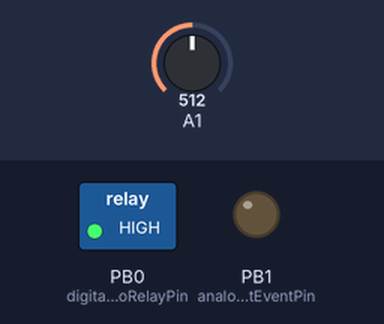
Recording of a program running on a simulated ATtiny85, built with avr-gcc and run on an emulated ATtiny85. Parts: switched loads named in the program (green lamp = pin HIGH), output pins drawn as LEDs (lit = HIGH). The test bench sets the inputs (shaded band); at power-on: A1 = 512.

Above: at 4.8 s.
4.9 s: A1 set to 710
At 5.8 s:
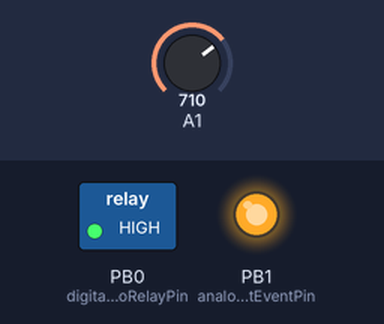
Timing chart, 0 to 7.9 s (numbered marks = the images above; inputs shaded):
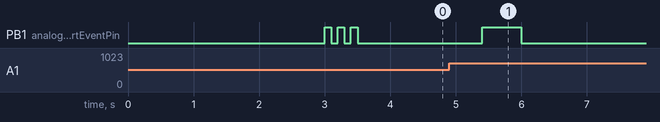

The program:

main.cpp
```cpp
// (licence header left out)
// cppcheck-suppress missingIncludeSystem
#include <Arduino.h>

const int analogReadShortEventPin = 1;
const int digitalSignalPinToRelayPin = 0;
const int ledPin = LED_BUILTIN;
const int analogReadThreshold = 700; //max 1023 = 5V
const int analogReadDivider = 100;

const unsigned long hikvisionPowerLossDelay = 3000; //README.md 1)
const unsigned long acceptNextCommandTime = 8000;
const unsigned long shortRelayTime = 500; // time range for Nice Roubus600 0.4-0.8s
const unsigned long debounceDelay = 500;  // the debounce time; increase if the output flickers
const unsigned long blinkRelayTriggered = 250;
const unsigned long blinkErrorToFastTime = 600;
const unsigned long initialBlinkTime = 100;


boolean buttonState = false;     // the current reading from the input pin
boolean lastButtonState = false; // the previous reading from the input pin

unsigned long lastCommandTime = 0;  // the last time the relay was triggered
unsigned long lastDebounceTime = 0; // the last time the output pin was toggled

/**
* Used for blinking built-in LED
* n - number of blinking
* delayTime - wait time after each ledPin change state
*/
void blink(int n, unsigned long delayTime) {
  for (int i = 0; i < n; i++) {
    digitalWrite(ledPin, HIGH);
    delay(delayTime);
    digitalWrite(ledPin, LOW);
    delay(delayTime);
  }
}

// cppcheck-suppress unusedFunction
void setup() {
  //initialize pins
  pinMode(ledPin, OUTPUT);
  pinMode(digitalSignalPinToRelayPin, OUTPUT);
  digitalWrite(digitalSignalPinToRelayPin, HIGH);

  // power loss (of everything)
  delay(hikvisionPowerLossDelay);
  blink(3, initialBlinkTime);
}

// cppcheck-suppress unusedFunction
void loop() {
  int analogReadShortEventPinValue = analogRead(analogReadShortEventPin);

  boolean reading = analogReadShortEventPinValue > analogReadThreshold;

  unsigned long currentTime = millis();

  // if the switch changed, due to noise or pressing
  if (reading != lastButtonState) {
    // reset the debouncing timer
    lastDebounceTime = currentTime;
  }

  if ((currentTime - lastDebounceTime) > debounceDelay) {
    // whatever the reading is at, it's been there for longer than the debounce
    // delay, so take it as the actual current state

    // if the button state has changed
    if (reading != buttonState) {
      buttonState = reading;

      // only toggle the LED if the new button state is HIGH
      if (buttonState == true) {
        // Do not accept next command until acceptNextCommandTime
        if((currentTime - lastCommandTime) > acceptNextCommandTime) {
          // turn the NO on Relay to short Nice Robus600
          digitalWrite(digitalSignalPinToRelayPin, LOW);
          //wait
          delay(shortRelayTime);
          // turn the NC on Relay
          digitalWrite(digitalSignalPinToRelayPin, HIGH);
          // blink n-times depends on analogRead value and divided by 100
          blink(analogReadShortEventPinValue / analogReadDivider, blinkRelayTriggered);
          lastCommandTime = currentTime;
        } else {
          //Not enough time between commands
          blink(1, blinkErrorToFastTime);
        }
      }
    }
  }

  // save the reading. Next time through the loop, it'll be the lastButtonState
  lastButtonState = reading;
}
```

Measured:
- after the input at 4.9 s, PB1 (analogReadShortEventPin): LOW → HIGH after 0.50 s, → LOW 0.60 s later
